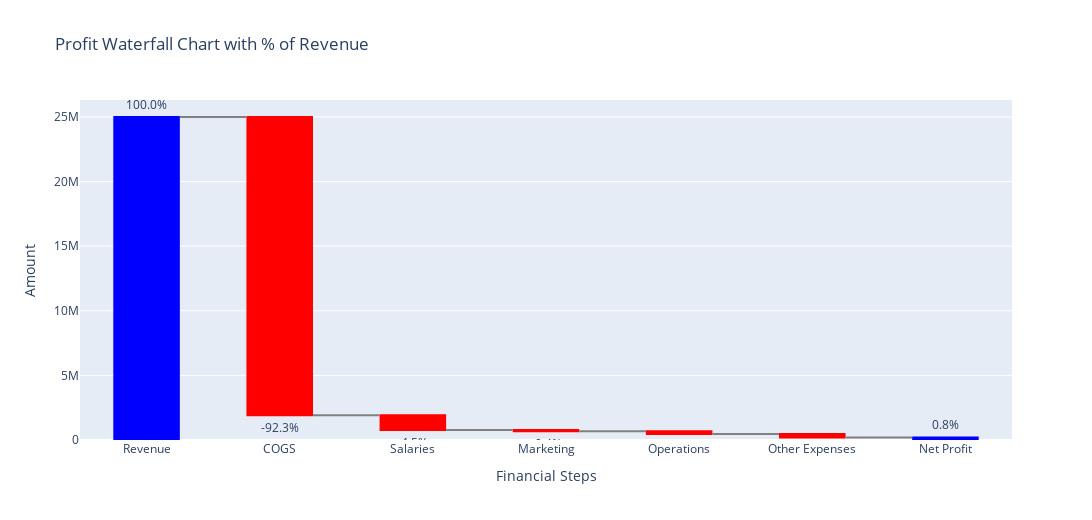

Here is the notebook cell this chart was saved with:
### Code cell
# ! pip install plotly
import plotly.graph_objects as go

fig = go.Figure(go.Waterfall(
    name = "Financial Breakdown",
    orientation = "v",
    measure = waterfall_df['type'],       # 'absolute', 'relative', 'total'
    x = waterfall_df['label'],
    textposition = "outside",
    y = waterfall_df['value'],
    text = waterfall_df['percent_of_revenue'].round(1).astype(str) + '%',  # Show percentages as labels
    connector = {"line":{"color":"gray"}},
    increasing = {"marker":{"color":"green"}},
    decreasing = {"marker":{"color":"red"}},
    totals = {"marker":{"color":"blue"}}
))

fig.update_layout(
    title = "Profit Waterfall Chart with % of Revenue",
    waterfallgap = 0.5,
    yaxis_title = "Amount",
    xaxis_title = "Financial Steps",
    autosize=False,              # Set to False to manually control size
    width=1120,                  # Width in pixels (e.g., 1200px)
    height=520,                  # Height in pixels (e.g., 600px)
    showlegend=False
)

fig.show()

### Figure 1 — Plotly figure (JSON) as saved in the notebook; plotly's stock layout.template omitted (floating-point values rounded to 4 significant figures)
{"data": [{"connector": {"line": {"color": "gray"}}, "decreasing": {"marker": {"color": "red"}}, "increasing": {"marker": {"color": "green"}}, "measure": ["absolute", "relative", "relative", "relative", "relative", "relative", "total"], "name": "Financial Breakdown", "orientation": "v", "text": ["100.0%", "-92.3%", "-4.5%", "-0.4%", "-0.9%", "-1.0%", "0.8%"], "textposition": "outside", "totals": {"marker": {"color": "blue"}}, "type": "waterfall", "x": ["Revenue", "COGS", "Salaries", "Marketing", "Operations", "Other Expenses", "Net Profit"], "y": [24990000.0, -23080000.0, -1135000.0, -100800.0, -224700.0, -261700.0, 195200.0]}], "layout": {"autosize": false, "height": 520, "showlegend": false, "title": {"text": "Profit Waterfall Chart with % of Revenue"}, "waterfallgap": 0.5, "width": 1120, "xaxis": {"title": {"text": "Financial Steps"}}, "yaxis": {"title": {"text": "Amount"}}}}
